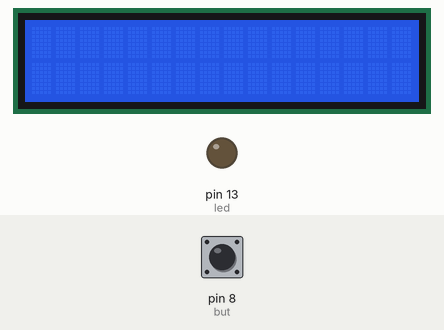
Simulated run of this sketch. Board: Arduino Uno, built with avr-gcc and run on an emulated ATmega328P. Parts: 16×2 character LCD, output pins drawn as LEDs (lit = HIGH). The inputs (shaded band) are chosen by the test bench; at power-on: pin 8 (but) HIGH.

Above: at 1.2 s.
1.3 s: pin 8 (but) pulled LOW for 0.15 s
At 3.3 s:
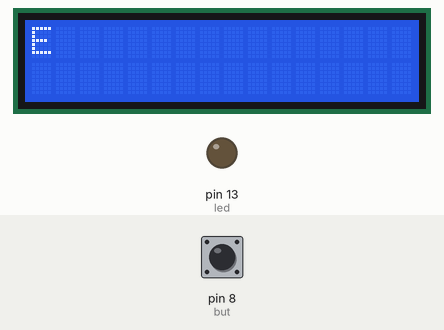
4.4 s: pin 8 (but) pulled LOW for 1 s
At 6.9 s:
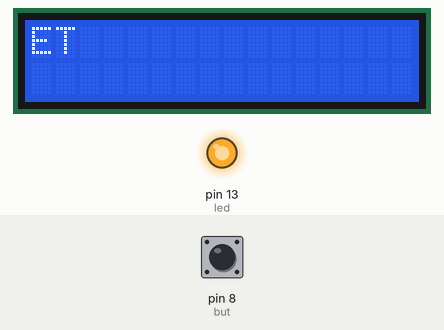
8.4 s: pin 8 (but) pulled LOW for 0.15 s
At 11.1 s:
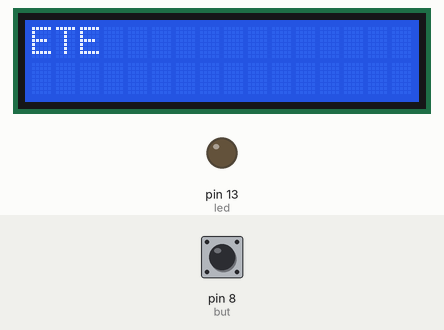
11.5 s: pin 8 (but) pulled LOW for 3.2 s
At 16.3 s:
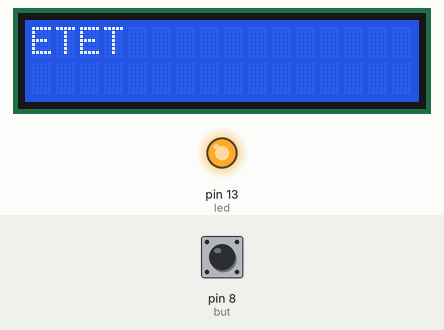
17.7 s: pin 8 (but) pulled LOW for 0.15 s
At 20.5 s:
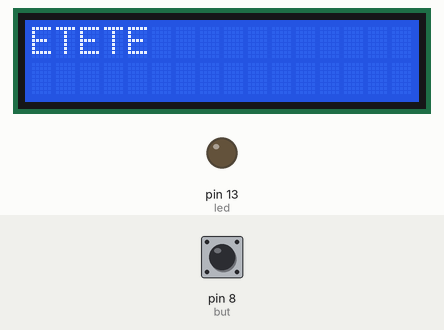
20.8 s: pin 8 (but) pulled LOW for 1 s
At 22.9 s:
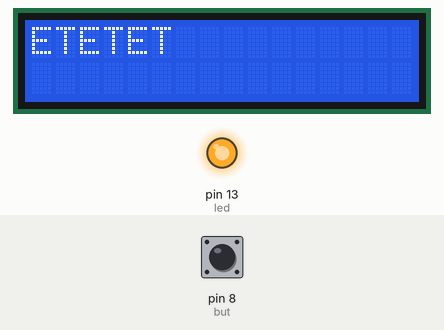
Timing chart, 0 to 25.8 s (numbered marks = the images above; inputs shaded):
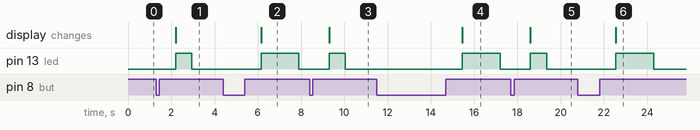

Measured:
- after the input at 1.3 s, pin 13 (led): LOW → HIGH after 0.90 s, → LOW 0.75 s later; the display: changes after 0.90 s (image 1)
- after the input at 4.4 s, pin 13 (led): LOW → HIGH after 1.7 s, → LOW 1.8 s later; the display: changes after 1.7 s (image 2)
- after the input at 8.4 s, pin 13 (led): LOW → HIGH after 0.90 s, → LOW 0.75 s later; the display: changes after 0.90 s (image 3)
- after the input at 11.5 s, pin 13 (led): LOW → HIGH after 3.9 s, → LOW 1.8 s later; the display: changes after 3.9 s (image 4)
- after the input at 17.7 s, pin 13 (led): LOW → HIGH after 0.90 s, → LOW 0.75 s later; the display: changes after 0.90 s (image 5)
- after the input at 20.8 s, pin 13 (led): LOW → HIGH after 1.7 s, → LOW 1.8 s later; the display: changes after 1.7 s (image 6)

The sketch:

Morse_LCD.ino
```cpp
/****PROJECT: MORSE ENCODER AND DECODER WITH AN ARDUINO UNO BOARD****/
/****CODERS:  BOGDAN SEVER-CRISTIAN & RUS BOGDAN-ALEXANDRU****/
/****VERSION: 1.0****/
/****DATE:    08.11.2021****/
/****DESCRIPTION:  By pressing a button on the breadboard, you can easily intorduce the morse code of letters and numbers
                   which will be displayed on the LCD screen. Also, when the button is pressed a LED will be on indicating
                   that the circuit it is working.****/


#include <LiquidCrystal.h>

//****Pins section****//
const int but = 8;  //Pin for button

const int led = 13; //Pin for led

const int rs = 12, en = 9, d4 = 5, d5 = 4, d6 = 6, d7 = 2;  //Pins for LCD
LiquidCrystal lcd(rs, en, d4, d5, d6, d7);  //Connecting the lcd to arduino through pins


//****Period before clearing the LCD screen****//
const unsigned long period = 40;


//****The definitions for the morse code****//
String code = "";
int len = 0;
char error_msg[]= "  This is not a valid code!  ";
int cursorPos = 0;
int error = 0;


//****Times for the morse difference between dash and dot****//
unsigned long pres_len = 0, rel_time = 0, pres_time = 0, space_time = 0, lcd_time;
int unit_delay = 250;
int min_delay = 10;


//****Collumn and row for Display****//
int iLineNum = 1; //collumn (0 - first, 1 - second)
int iCursor = 0;  //cursor postion (0 - 15)

void(* resetFunc)(void) = 0;

//****Scrolling Error Message Function//
void LCDDisplay()
{
  int iLenofText = strlen(error_msg); //Calculate length of string
  if(iCursor == (iLenofText - 1)) //Reset variable for rollover effect
  {
    iCursor = 0;
  }
  lcd.setCursor(0, iLineNum);
  if(iCursor < iLenofText - 16) //Loop for normal 16 character error message
  {
    for(int i = iCursor; i < iCursor + 16; i++)
    {
      lcd.print(error_msg[i]);  //Print error message to the LCD
    }
  }else
    {
      for(int i = iCursor; i < iLenofText - 1; i++) //Loop that takes care of printing characters of current string
      {
        lcd.print(error_msg[i]);  //Print error message to the LCD
      }

      for(int j = 0; j <= 16 - (iLenofText - iCursor); j++) //Remaining characters will be printed by this loop
      {
        lcd.print(error_msg[j]);  //Print error message to the LCD
      }

    }
    iCursor++;
}


//***********Function to be called to make a string from the inputs of the user**************//
char MakeString()
{
  if(pres_len < (unit_delay * 3) && pres_len > 50)  //It is a dot if the length (in ms) which the button
                                                    //is pressed is more than 0.05 seconds
                                                    //and is smaller than 0.75 seconds
  {
    return '.';
  }else if(pres_len > (unit_delay * 3)) //It is a dash if the length
                                        //(in ms) which the button is pressed is more than 0.75 seconds
  {
    return '-';
  }
}

//***********Function to display the Morse Code in light form**************//
void light()
{
  int char_length = code.length();
  for(int i = 0; i < char_length; i++)
  {
     if( code[i] == '.'){
        digitalWrite(led, HIGH);
        delay(750);
        digitalWrite(led, LOW);
        delay(500);
     }
     if( code[i] == '-'){
        digitalWrite(led, HIGH);
        delay(1750);
        digitalWrite(led, LOW);
        delay(500);
     }
  }

  lcd_time = millis();

}


//***********Morse decoder function**************//
void Morse_decod()
{
  static String morseL[] = {".-", "-...", "-.-.", "-..", ".", "..-.", "--.", "....",
                             "..", ".---", "-.-", ".-..", "--", "-.", "---", ".--.", "--.-",
                             ".-.", "...", "-", "..-", "...-", ".--", "-..-", "-.--", "--..", "!"
                            };
                            //The alphabet in dashes and dots

  static String morseN[] = {"-----", ".----", "..---", "...--", "....-", ".....", "-....", "--...", "---..", "----.", "?"};
                            //The numbers in dashses and dots


  int i = 0, switchL = 0; //A switch if the code was recognised as a letter

  while (morseL[i] != "!")
  {
    if (morseL[i] == code)
    {
      lcd.print(char('A' + i));  //The letter will be printed on the LCD if it was found in the string defined above
      switchL = 1;
      cursorPos++;
      if(cursorPos == 16)
      {
        lcd.scrollDisplayLeft();
        cursorPos--;
      }
      light();
      break;
    }
    i++;
  }

  int switchN=0;  //A switch if the code was recognised as a number
  i = 0;


  while(morseN[i] != "?" && switchL==0) //If it was not found a letter, the decoder will
                                        //look through the numbers and decide if it is a valid code or not
  {
    switchN=1;
    if(morseN[i] == code)
    {
      lcd.print(char('0' + i)); //The number will be printed on the
                                //LCD if it was found in the string defined above
      light();
      cursorPos++;
      if(cursorPos == 16)
      {
        lcd.scrollDisplayLeft();
        cursorPos--;
      }
      break;
    }
    i++;
  }

  if (morseN[i] == "?" && switchN==1)
  {
    error = 1;
    int i = 0;
    while(i <= period)
    {
      LCDDisplay();  // If it was not recognised as a valid letter
                     //or a valid number, a short meassage will be displayed on the LCD
      delay(500);
      i++;
    }
    resetFunc(); //The LCD will be cleared after 20 seconds
  }

  code = ""; //The code will be reseted for the next iteration of the function
}


void setup()
{
  lcd.begin(16, 2); //Setup for LCD 16x2
  lcd.setCursor(0, 0);  //Setup for cursor on row 0, collumn 0
  pinMode(but, INPUT_PULLUP); //Setup for button as input
  pinMode(led, OUTPUT); //Setup for led as output
}


void loop()
{
label:
  while (digitalRead(but) == HIGH) //Getting input from the arduino that the button is pressed
  {

  }
  pres_time = millis(); //Getting the time that passed from the start/reset of the arduino board

  if (error == 0 && lcd_time != 0 && (pres_time - lcd_time) > (unit_delay * 12))
  {
    lcd.print(" ");
    lcd_time = 0;
    cursorPos++;
    if(cursorPos == 16)
    {
      lcd.scrollDisplayLeft();
      cursorPos--;
    }
  }

  error = 0;

  while (digitalRead(but) == LOW) //Getting input from the arduino that the button is NOT pressed
  {

  }
  rel_time = millis();  //Getting the time that passed from the start/reset of the arduino board


  pres_len = rel_time - pres_time;  //The length (in ms) the button was pressed
  if (pres_len > min_delay)
  {
    code += MakeString();   //Button pressed valid if the length (in ms)
                            //is greater than min_delay and the -/. is added to code
  }

  while ((millis() - rel_time) < (unit_delay * 3))  //Goes back to recognise the input if the time between the
                                                    //pressings of the button (new vs old) is smaller than 0.75 seconds
  {
    if (digitalRead(but) == LOW)
    {
      goto label; //Goes back to label to get another input of the same code
    }
  }

  Morse_decod();  //Goes to decoder of the code if the time between
                  //the new vs old pressing of the button is higher than 0.75 seconds
}
```
